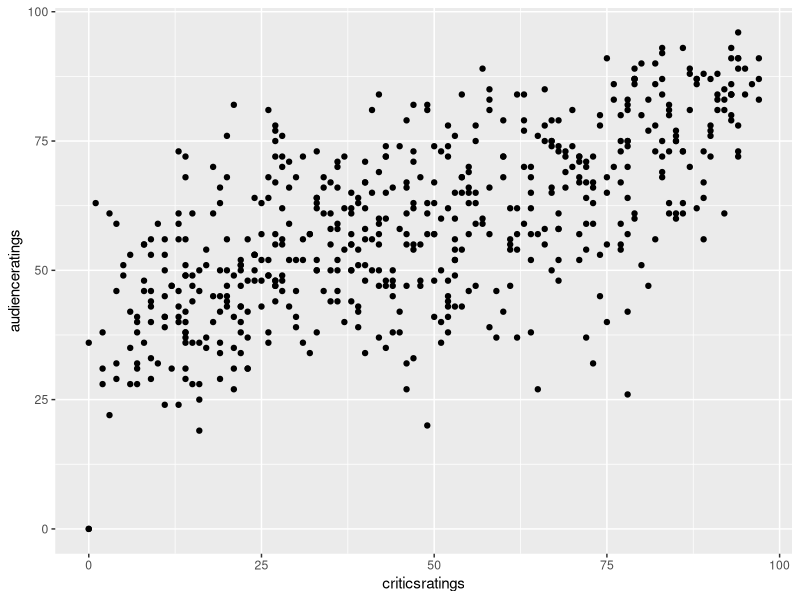
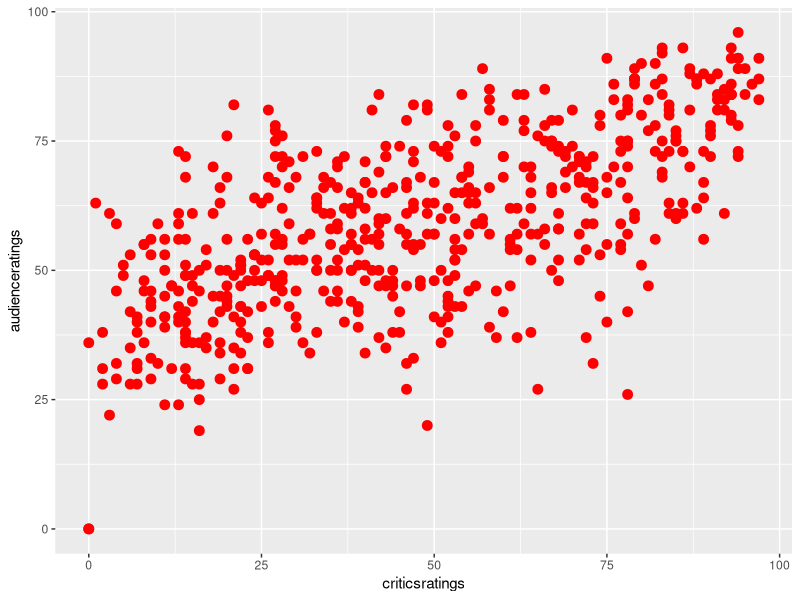
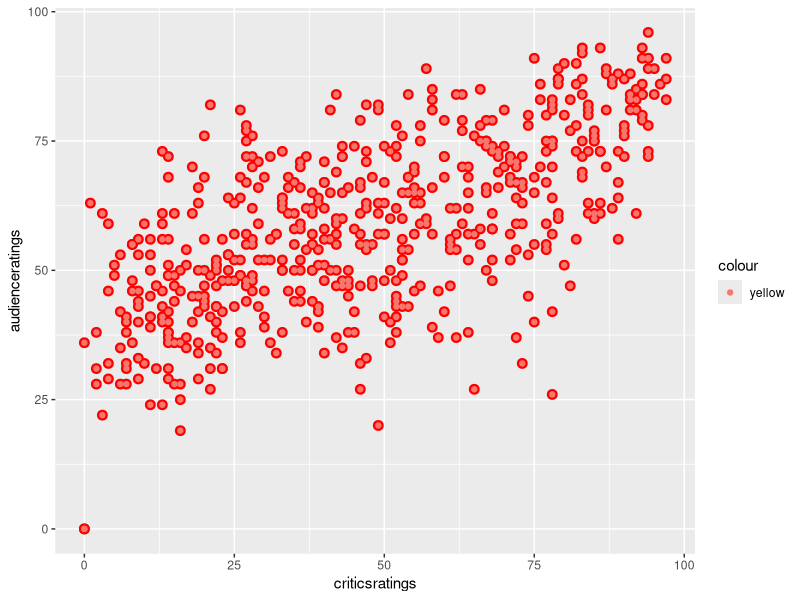
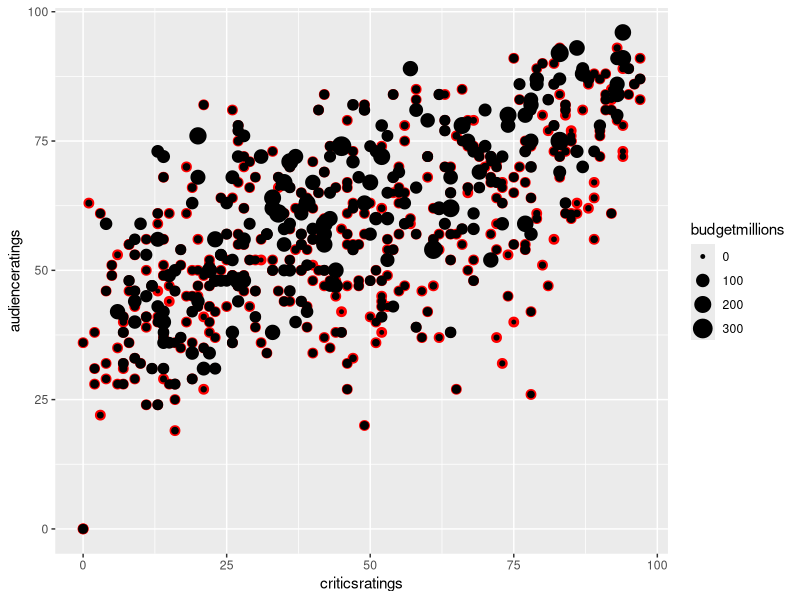
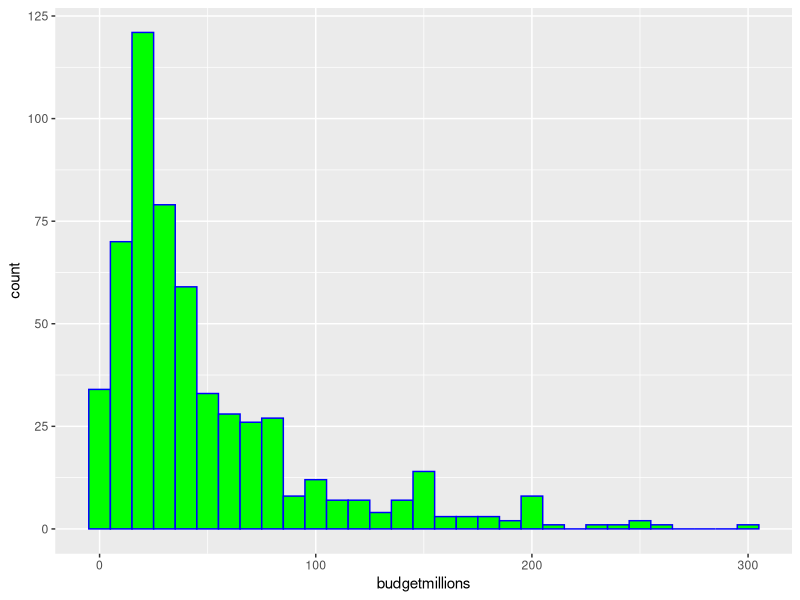
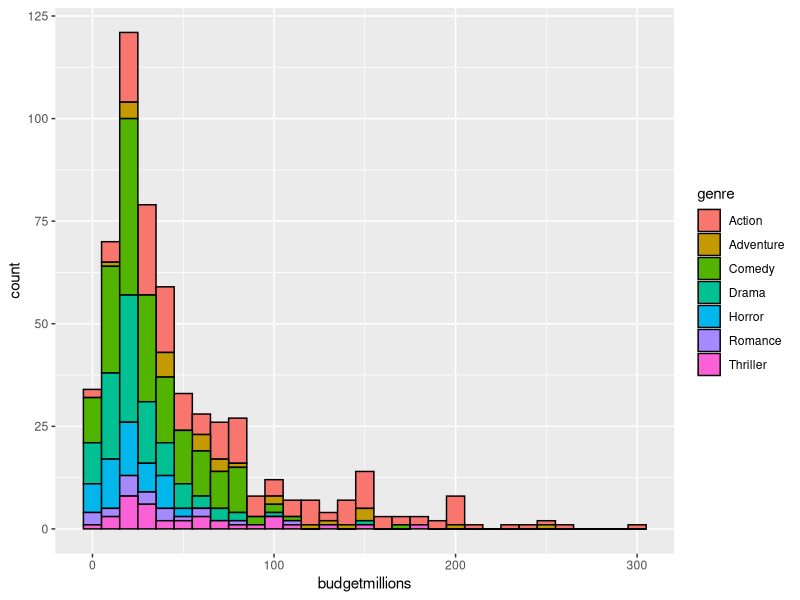
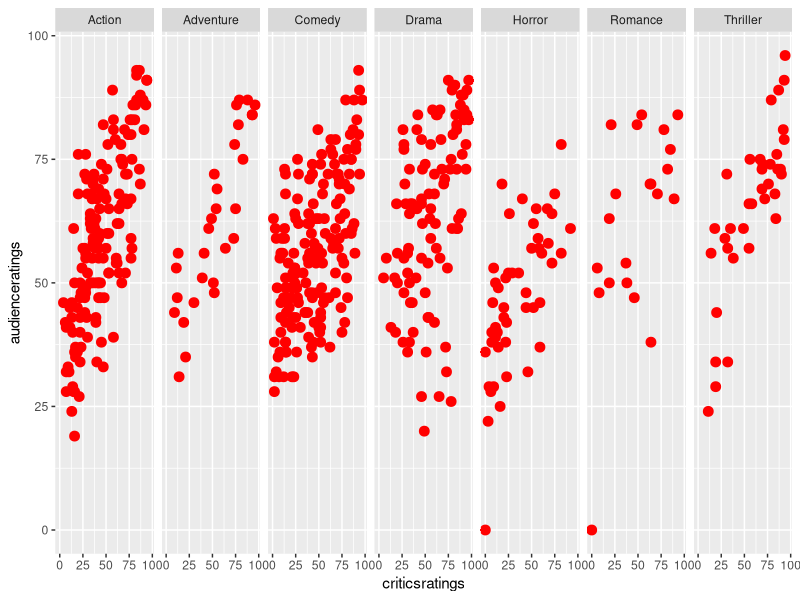
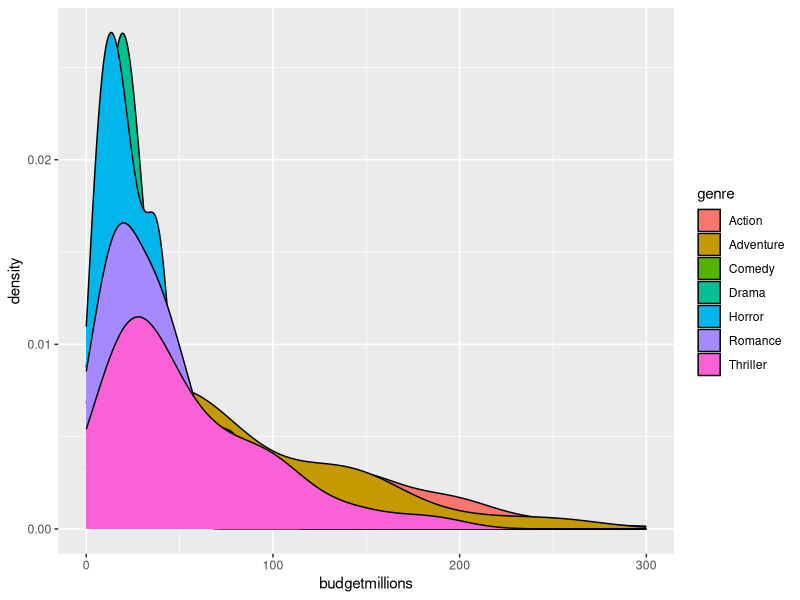

Generate these figures, in order, with R:
movies <- read.csv('data/Movie Ratings.csv',header=T)

#Structure and summary of dataset
str(movies)
summary(movies)

# To see abstract of dataset
head(movies)  # top 6 rows
tail(movies)  # last 6 rows

#change the column names
colnames(movies) <- c('name','genre','criticsratings','audienceratings','budgetmillions','releaseyear')

# To see the types of genre
levels(movies$genre)
head(movies)

# changing the numeric column to categorical
movies$releaseyear<-as.factor(movies$releaseyear)
levels(movies$releaseyear)

# install ggplot2 package
library(ggplot2)
ggplot(data=movies,aes(x=criticsratings,y=audienceratings)) + geom_point()

# color and size setting 
#ggplot(data=movies,aes(x=criticsratings,y=audienceratings,color=genre,size=budgetmillions))
r<-ggplot(data=movies,aes(x=criticsratings,y=audienceratings))+geom_point(color='red',size=3)
r

#Color and Size mapping
r+geom_point(aes(color='yellow'))
r+geom_point(aes(size=budgetmillions))

# changing the graph type
ggplot(data=movies,aes(x=budgetmillions))+
  geom_histogram(binwidth=10,color='blue',fill='green')

# genre mappig
ggplot(data=movies,aes(x=budgetmillions))+
  geom_histogram(binwidth=10,color='black',aes(fill=genre))

#Using facet grid to divide the graph according to genre
ggplot(data=movies,aes(x=criticsratings,y=audienceratings))+geom_point(color='red',size=3)+
  facet_grid(.~genre)

d <- ggplot(data=movies,aes(x=budgetmillions))+
  geom_density(color='black',stack=10,aes(fill=genre))
d

# Adding new layer for limiting the yscale
ggplot(data=movies,aes(x=budgetmillions))+
  geom_histogram(binwidth=10,color='black',aes(fill=genre))+
  coord_cartesian(ylim=c(0,50))

# histograms with facet grid
ggplot(data=movies,aes(x=budgetmillions))+
  geom_histogram(binwidth=10,color='black',aes(fill=genre))+
  facet_grid(genre~.,scales='free')

# Scaling x and y coordinates
t <- ggplot(data=movies,aes(x=criticsratings,y=audienceratings,color=genre))+geom_point(size=3)+
  facet_grid(genre~releaseyear)+xlim(0,100)+ylim(0,50)
t
# Ignore the missing value. Here our major focus on learning ggplot2

# adding themes to plots
# install.package(ggthemes)
library(ggthemes)
#help(ggthemes)
d + theme_economist()
# see the difference between d & d + theme_economist()
